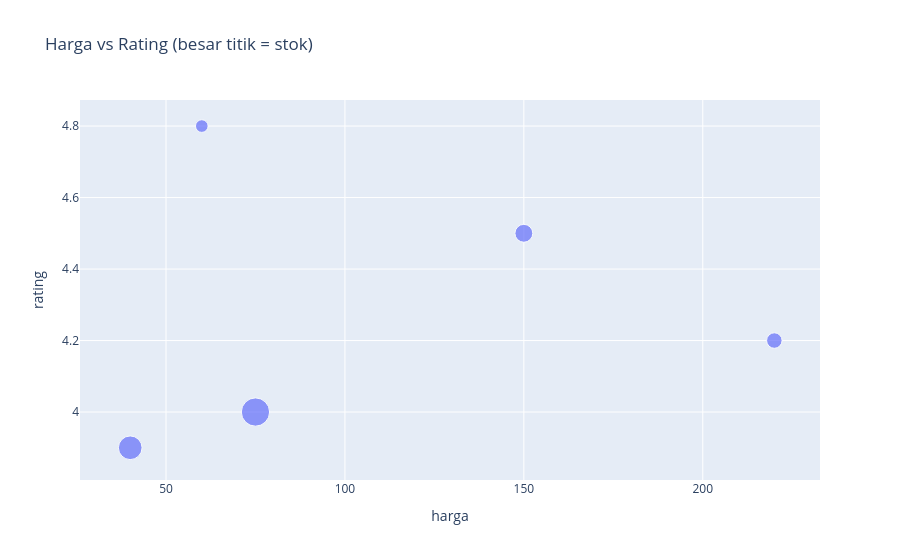

Notebook cell for this chart:
### Markdown cell above
### `px.scatter`: `size` dan `hover_data`

`size` membuat besar titik mengikuti sebuah kolom. `hover_name` dan `hover_data` menambah info yang muncul saat kursor diarahkan ke titik.

### Code cell
produk_df = pd.DataFrame({
    "nama": ["Mouse", "Kaos", "Novel", "Topi", "Tas"],
    "harga": [150, 75, 60, 40, 220],
    "rating": [4.5, 4.0, 4.8, 3.9, 4.2],
    "stok": [20, 50, 10, 35, 15],
})

fig = px.scatter(produk_df, x="harga", y="rating", size="stok",
                 hover_name="nama", hover_data=["stok"],
                 title="Harga vs Rating (besar titik = stok)")
fig.show()

### Figure 1 — Plotly figure (JSON) as saved in the notebook; plotly's stock layout.template omitted (floating-point values rounded to 4 significant figures)
{"data": [{"customdata": [[20], [50], [10], [35], [15]], "hovertemplate": "<b>%{hovertext}</b><br><br>harga=%{x}<br>rating=%{y}<br>stok=%{customdata[0]}<extra></extra>", "hovertext": ["Mouse", "Kaos", "Novel", "Topi", "Tas"], "legendgroup": "", "marker": {"color": "#636efa", "size": [20, 50, 10, 35, 15], "sizemode": "area", "sizeref": 0.125, "symbol": "circle"}, "mode": "markers", "name": "", "orientation": "v", "showlegend": false, "type": "scatter", "x": [150, 75, 60, 40, 220], "xaxis": "x", "y": [4.5, 4.0, 4.8, 3.9, 4.2], "yaxis": "y"}], "layout": {"legend": {"itemsizing": "constant", "tracegroupgap": 0}, "title": {"text": "Harga vs Rating (besar titik = stok)"}, "xaxis": {"anchor": "y", "domain": [0, 1], "title": {"text": "harga"}}, "yaxis": {"anchor": "x", "domain": [0, 1], "title": {"text": "rating"}}}}
